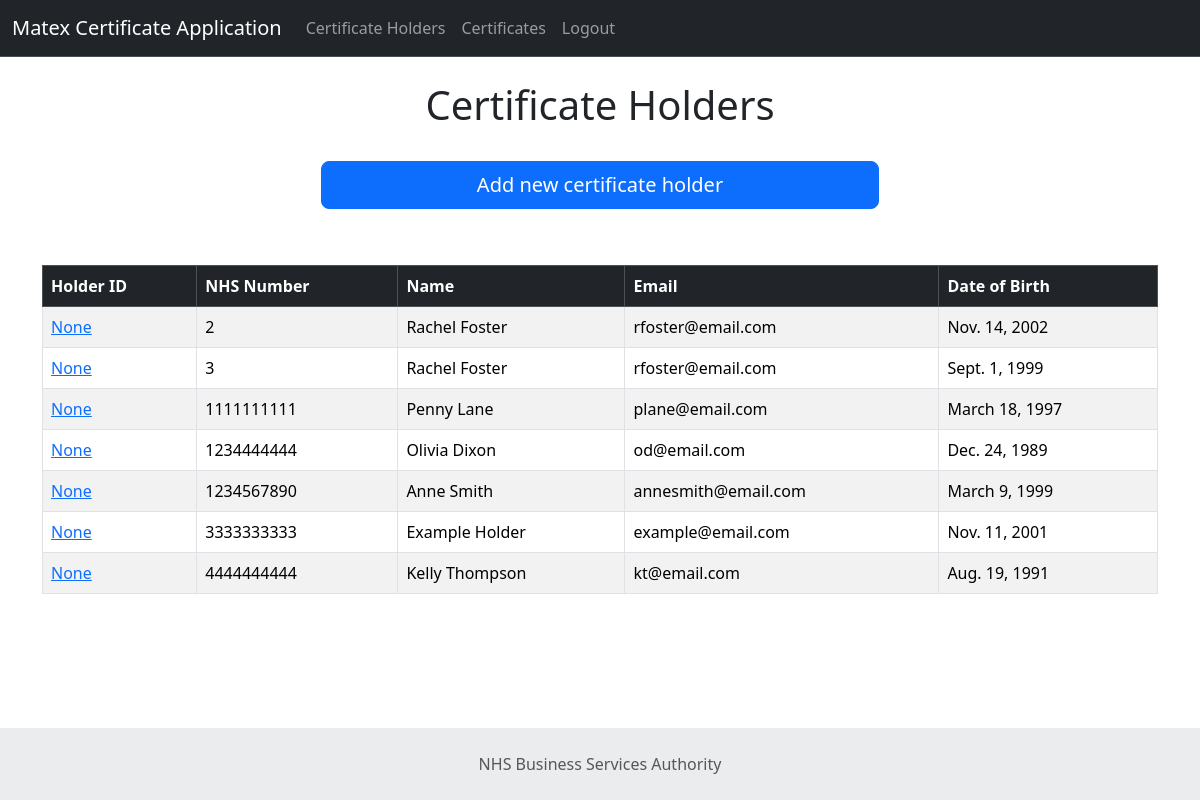
Page /certificate-holders (signed in) on the earlier database version.
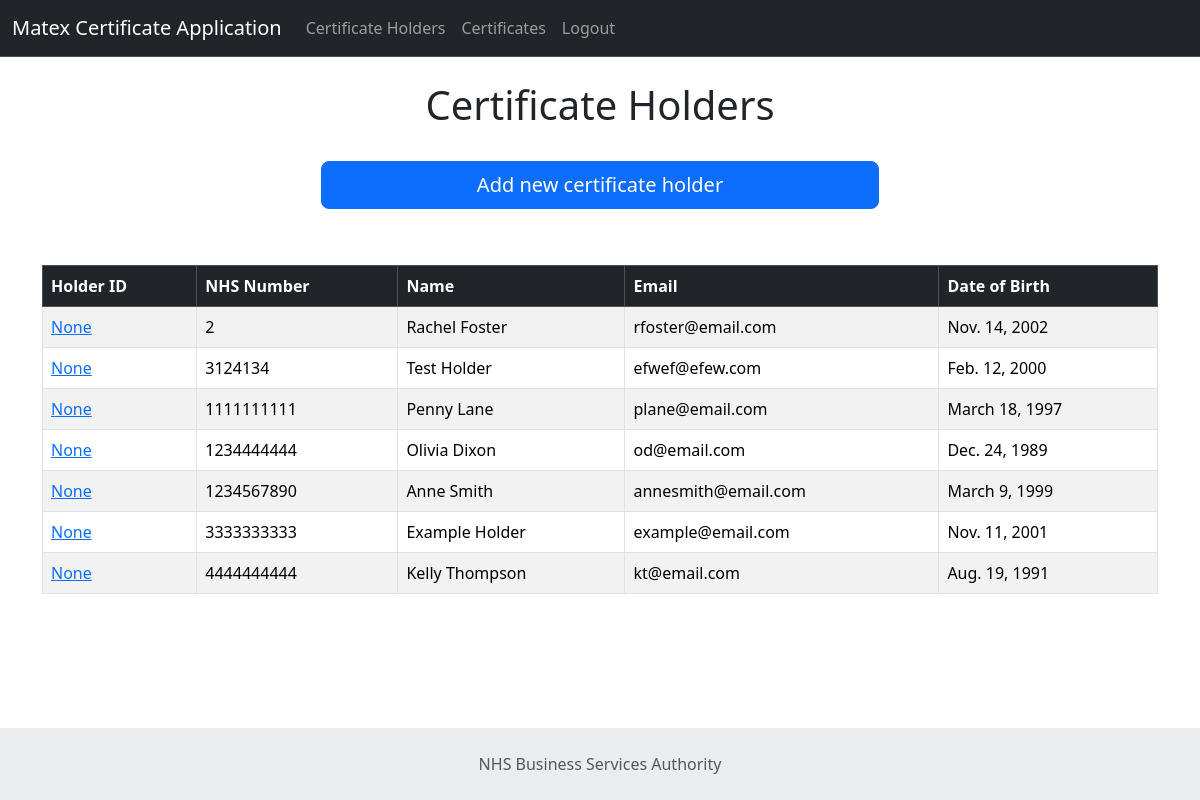
Same page on the later database version.
### matex_app/models.py (models this page shows, shortened)
class CertificateHolder(models.Model):
    nhs_number = models.IntegerField()
    first_name = models.CharField(max_length=50)
    last_name = models.CharField(max_length=50)
    email = models.EmailField()
    date_of_birth = models.DateField()

### matex_app/views.py (the view)
# urls.py: path('certificate-holders', views.certificateholders, name='certificate-holders'),
def certificateholders(request):
    if request.user.is_authenticated:
        all_certificate_holders = CertificateHolder.objects.all()
        return render(request, 'certificate-holders.html', {'cert_holders': all_certificate_holders})
    else:
        messages.success(request, 'Please log in to view this page')
        return redirect('index')

### matex_app/templates/certificate-holders.html
{% extends "base.html" %}
{% block content %}
<h1 class="text-center">Certificate Holders</h1>
<br/>
<div class="d-grid gap-2 col-6 mx-auto">
    <a class="btn btn-primary btn-lg" href="{% url 'add-holder' %}" role="button">Add new certificate holder</a><br/>
</div>
<br/>
<table class="table table-striped table-hover table-bordered">
    <thead class="table-dark">
    <tr>
        <th scope="col">Holder ID</th>
        <th scope="col">NHS Number</th>
        <th scope="col">Name</th>
        <th scope="col">Email</th>
        <th scope="col">Date of Birth</th>
    </tr>
    </thead>
    <tbody>
    {% if cert_holders %}
    {% for holder in cert_holders %}
    <tr>
        <td><a href="{% url 'holder-info' holder.id %}">{{ holder.id }}</a></td>
        <td>{{ holder.nhs_number }}</td>
        <td>{{ holder.first_name }} {{ holder.last_name }}</td>
        <td>{{ holder.email }}</td>
        <td>{{ holder.date_of_birth }}</td>
    </tr>
    {% endfor %}
    {% endif %}
    </tbody>
</table>
{% endblock content %}

### matex_app/templates/base.html (shortened to what this page needs)
<!doctype html>
<html lang="en">
<head>
    <link href="https://cdn.jsdelivr.net/npm/bootstrap@5.3.3/dist/css/bootstrap.min.css" rel="stylesheet"
>
</head>
<body>
{% include 'navigation.html' %}
<br/>
<div class="container">
    {% block content %}
    {% endblock content %}
</div>
<footer class="text-center bg-body-tertiary text-muted fixed-bottom">
    <div class="text-center p-4" style="background-color: rgba(0, 0, 0, 0.05);">
        NHS Business Services Authority
    </div>
</footer>
</body>
</html>

### matex_app/templates/navigation.html (shortened to what this page needs)
<nav class="navbar bg-dark border-bottom navbar-expand-lg border-body sticky-top" data-bs-theme="dark">
    <div class="container-fluid">
        <a class="navbar-brand" href="{% url 'index' %}">Matex Certificate Application</a>
        <div class="collapse navbar-collapse" id="navbarNav">
            <ul class="navbar-nav">
                {% if user.is_authenticated %}
                <li class="nav-item">
                    <a class="nav-link" href="{% url 'certificate-holders' %}">Certificate Holders</a>
                </li>
                <li class="nav-item">
                    <a class="nav-link" href="{% url 'certificates' %}">Certificates</a>
                </li>
                <li class="nav-item">
                    <a class="nav-link" href="{% url 'logout' %}">Logout</a>
                </li>
                {% endif %}
            </ul>
        </div>
    </div>
</nav>

Differences in the rows shown:
removed CertificateHolder: id "None", nhs_number "3", first_name "Rachel", last_name "Foster", email "rfoster@email.com", date_of_birth "Sept. 1, 1999"
added CertificateHolder: id "None", nhs_number "3124134", first_name "Test", last_name "Holder", email "efwef@efew.com", date_of_birth "Feb. 12, 2000"
